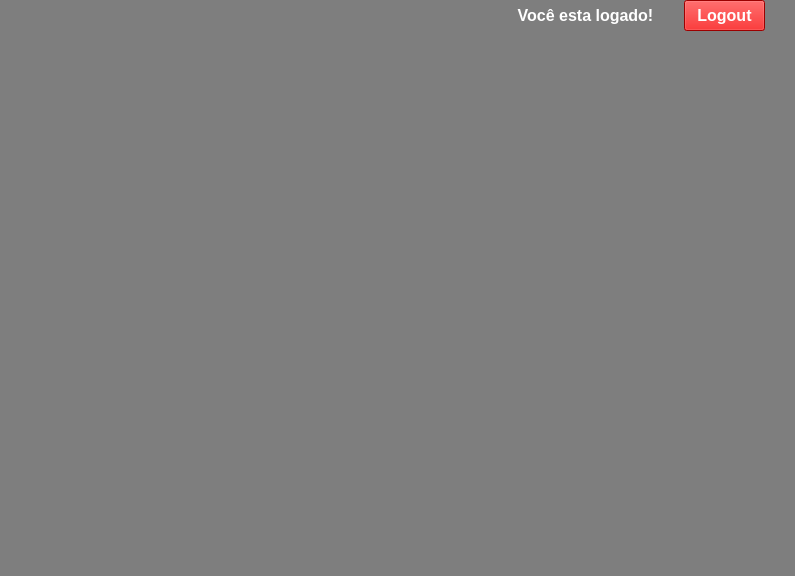
<?xml version="1.0" encoding="UTF-8"?>
<ui version="4.0">
 <class>MainWindow</class>
 <widget class="QMainWindow" name="MainWindow">
  <property name="geometry">
   <rect>
    <x>0</x>
    <y>0</y>
    <width>795</width>
    <height>576</height>
   </rect>
  </property>
  <property name="windowTitle">
   <string>MainWindow</string>
  </property>
  <property name="styleSheet">
   <string notr="true">background-color: rgb(126, 126, 126);</string>
  </property>
  <widget class="QWidget" name="centralwidget">
   <widget class="QLabel" name="label">
    <property name="geometry">
     <rect>
      <x>500</x>
      <y>0</y>
      <width>171</width>
      <height>31</height>
     </rect>
    </property>
    <property name="font">
     <font>
      <pointsize>12</pointsize>
      <weight>75</weight>
      <bold>true</bold>
     </font>
    </property>
    <property name="styleSheet">
     <string notr="true">color: rgb(255, 255, 255);</string>
    </property>
    <property name="text">
     <string>Você esta logado!</string>
    </property>
    <property name="alignment">
     <set>Qt::AlignCenter</set>
    </property>
   </widget>
   <widget class="QPushButton" name="pushButton">
    <property name="geometry">
     <rect>
      <x>684</x>
      <y>0</y>
      <width>81</width>
      <height>31</height>
     </rect>
    </property>
    <property name="font">
     <font>
      <pointsize>12</pointsize>
      <weight>75</weight>
      <bold>true</bold>
     </font>
    </property>
    <property name="styleSheet">
     <string notr="true">color: rgb(255, 255, 255);
background-color: rgb(218, 0, 0);</string>
    </property>
    <property name="text">
     <string>Logout</string>
    </property>
   </widget>
  </widget>
  <widget class="QMenuBar" name="menubar">
   <property name="geometry">
    <rect>
     <x>0</x>
     <y>0</y>
     <width>795</width>
     <height>21</height>
    </rect>
   </property>
  </widget>
  <widget class="QStatusBar" name="statusbar"/>
 </widget>
 <resources/>
 <connections/>
</ui>
